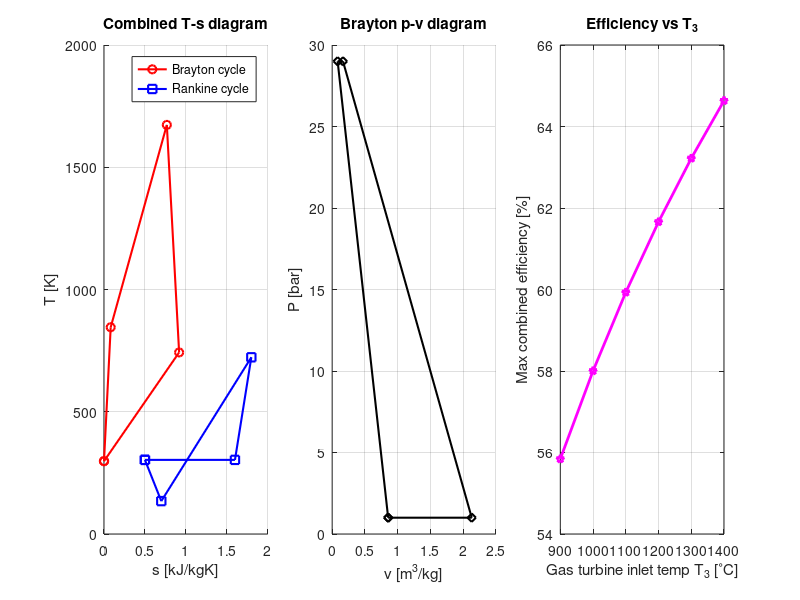

The MATLAB script that drew this image: (Note: this script raises an error after producing the figure.)
%% Final Project Submission: Optimization of a Combined Brayton–Rankine Cycle
% Our goal is to maximize efficiency by varying rp(Brayton cycle pressure ratio) and Ps( Rankine cycle pump outlet pressure) with the given constraints
clc; clear all;

%% Fixed Parameters 
T1 = 298;            % in K (compressor inlet temperature)
P1 = 1;                 % in bar
eta_c = 0.88;           % compressor isentropic efficiency
eta_gt = 0.90;          % gas turbine isentropic efficiency
eta_st = 0.92;          % steam turbine isentropic efficiency
eta_p = 0.60;           % pump isentropic efficiency
T_cond = 30 + 273.15;   % in K (condenser temp)
dT_pinch = 10;          % in K (pinch point difference) 
dT_super = 20;          % in K (T4 - T_steam_max) 
T4_limit = 650 + 273.15;% in K (Exhaust constraint since T4<650 as mentioned in the paper) 

% Thermodynamic constants (air/exhaust)
Cp_g = 1.005;           % in kJ/kgK
gamma = 1.4;
R = 0.287;              % in kJ/kgK

%% Optimization and Parametric Study 
T3_range = (900:100:1400) + 273.15; % Range of T3 is from 900C to 1400C
rp_range = 5:0.5:35;                % Brayton pressure ratio sweep
Ps_range = 10:2:100;                % Rankine pump pressure sweep (in bar)

parametric_results = []; % to store max efficiency for each temp T3
best_overall.eta = 0;

for T3 = T3_range
    best_eta_for_T3 = 0;
    for rp = rp_range
        % Brayton cycle calculations
        T2s = T1 * (rp)^((gamma-1)/gamma); % since for isentropic processes, T2/T1 = rp^((gamma-1)/gamma)
        T2 = T1 + (T2s - T1)/eta_c;
        T4s = T3 * (1/rp)^((gamma-1)/gamma); % isentropic processes => T2/T1 = rp^((gamma-1)/gamma)
        T4 = T3 - eta_gt * (T3 - T4s);
        
        % Constraint check: exhaust temperature
        if T4 > T4_limit, continue; end
        
        W_comp = Cp_g * (T2 - T1);
        W_gt = Cp_g * (T3 - T4);
        Q_in_fuel = Cp_g * (T3 - T2);
        
        for Ps = Ps_range
            % Rankine cycle coupling
            % Approximation of water saturation temp (saturation line)
            T_sat = 100 + 15 * log(Ps); % this is a logarithmic approximation of the saturated liquid-vapor curve for water
            
            % Checking pinch point constraint
            if T4 < T_sat + dT_pinch, continue; end
            
            % Enthalpy approximations (kJ/kg) for mw/mg calculation 
            T10 = T4 - dT_super; % Superheated steam temperature
            h10 = 2500 + 2.0 * (T10 - 273.15); % Approx steam enthalpy
            h8 = 4.18 * (T_sat - 273.15);     % Approx liquid enthalpy
            h7 = 4.18 * (T_cond - 273.15) + (Ps/10)/eta_p; % Pump outlet
            
            % Mass flow ratio (mw/mg)  
            mw_mg = (Cp_g * (T4 - (T_sat + dT_pinch))) / (h10 - h8); % corresponds to eq (8) from the paper
            
            % Work and efficiency 
            W_st = mw_mg * (h10 - 2300) * eta_st; % Approx steam turbine work
            W_net_total = (W_gt - W_comp) + W_st;
            eta_comb = W_net_total / Q_in_fuel;
            
            % Storing best for this T3 (Parametric analysis)
            if eta_comb > best_eta_for_T3
                best_eta_for_T3 = eta_comb;
            end
            
            % Storing best overall in the struct
            if eta_comb > best_overall.eta
                best_overall.eta = eta_comb;
                best_overall.T3 = T3;
                best_overall.rp = rp;
                best_overall.Ps = Ps;
                best_overall.states_B = [T1, T2, T3, T4];
                best_overall.P_B = [P1, rp, rp, 1];
                best_overall.states_R = [T_cond, T_sat, T10, T_cond];
            end
        end
    end
    parametric_results = [parametric_results; T3-273.15, best_eta_for_T3*100];
end

%% Displaying Results 
fprintf('Optimized Combined Cycle Results ->\n');
fprintf('Maximum Overall Efficiency: %.2f%%\n', best_overall.eta * 100);
fprintf('Optimal GT Inlet Temperature (T3): %.2f K (%.0f C)\n', best_overall.T3, best_overall.T3-273.15);
fprintf('Optimal Brayton Pressure Ratio (rp): %.2f\n', best_overall.rp);
fprintf('Optimal Rankine Pump Pressure (Ps): %.2f bar\n', best_overall.Ps);

%% Plotting the diagrams
figure('Color', 'w', 'Position', [50, 50, 1200, 400]);

% Subplot 1: Combined T-s Diagram 
subplot(1,3,1); hold on; grid on;
s_B = Cp_g * log(best_overall.states_B/T1) - R * log(best_overall.P_B/P1);
plot([s_B, s_B(1)], [best_overall.states_B, best_overall.states_B(1)], 'r-o', 'LineWidth', 1.5);
% Rankine plotting 
s_R = [0.5, 0.7, 1.8, 1.6]; % Representative entropy for water
plot([s_R, s_R(1)], [best_overall.states_R, best_overall.states_R(1)], 'b-s', 'LineWidth', 1.5);
title('Combined T-s diagram'); xlabel('s [kJ/kgK]'); ylabel('T [K]');
legend('Brayton cycle', 'Rankine cycle', 'Location', 'best');

% Subplot 2: Brayton P-v diagram
subplot(1,3,2); hold on; grid on;
v_B = (R * best_overall.states_B) ./ (best_overall.P_B * 100); 
plot([v_B, v_B(1)], [best_overall.P_B, best_overall.P_B(1)], 'k-d', 'LineWidth', 1.5);
title('Brayton p-v diagram'); xlabel('v [m^3/kg]'); ylabel('P [bar]');

% Subplot 3: Parametric analysis (Influence of T3 on efficiency) 
subplot(1,3,3); plot(parametric_results(:,1), parametric_results(:,2), 'm-p', 'LineWidth', 2);
grid on; title('Efficiency vs T_3');
xlabel('Gas turbine inlet temp T_3 [^\circC]'); ylabel('Max combined efficiency [%]');

sgtitle(['Optimization Results for T3 = ', num2str(best_overall.T3-273.15), ' ^\circC']);